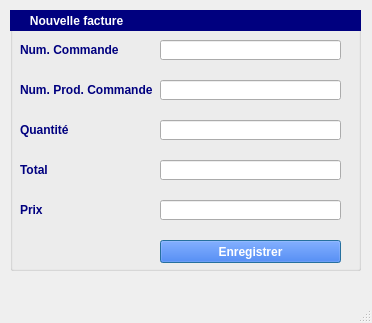
<?xml version="1.0" encoding="UTF-8"?>
<ui version="4.0">
 <class>creerfacturewindow</class>
 <widget class="QMainWindow" name="creerfacturewindow">
  <property name="geometry">
   <rect>
    <x>0</x>
    <y>0</y>
    <width>372</width>
    <height>323</height>
   </rect>
  </property>
  <property name="windowTitle">
   <string>MainWindow</string>
  </property>
  <widget class="QWidget" name="centralwidget">
   <widget class="QGroupBox" name="groupBox">
    <property name="geometry">
     <rect>
      <x>10</x>
      <y>10</y>
      <width>351</width>
      <height>261</height>
     </rect>
    </property>
    <property name="styleSheet">
     <string notr="true"/>
    </property>
    <property name="title">
     <string/>
    </property>
    <widget class="QPushButton" name="bouton_enregistrer">
     <property name="geometry">
      <rect>
       <x>150</x>
       <y>230</y>
       <width>181</width>
       <height>23</height>
      </rect>
     </property>
     <property name="cursor">
      <cursorShape>PointingHandCursor</cursorShape>
     </property>
     <property name="autoFillBackground">
      <bool>false</bool>
     </property>
     <property name="styleSheet">
      <string notr="true">background-color: rgb(0, 85, 255);
font-weight:bold;
color:white;</string>
     </property>
     <property name="text">
      <string>Enregistrer</string>
     </property>
     <property name="default">
      <bool>true</bool>
     </property>
     <property name="flat">
      <bool>false</bool>
     </property>
    </widget>
    <widget class="QLabel" name="label_3">
     <property name="geometry">
      <rect>
       <x>0</x>
       <y>0</y>
       <width>381</width>
       <height>21</height>
      </rect>
     </property>
     <property name="font">
      <font>
       <pointsize>9</pointsize>
       <weight>75</weight>
       <bold>true</bold>
       <underline>false</underline>
      </font>
     </property>
     <property name="styleSheet">
      <string notr="true">background-color:rgb(0,0,127);
color:white;
font-weight:bold;
border-style:solid;
border-color:yellow;</string>
     </property>
     <property name="text">
      <string>      Nouvelle facture</string>
     </property>
     <property name="textFormat">
      <enum>Qt::PlainText</enum>
     </property>
    </widget>
    <widget class="QLabel" name="label_5">
     <property name="geometry">
      <rect>
       <x>10</x>
       <y>110</y>
       <width>71</width>
       <height>20</height>
      </rect>
     </property>
     <property name="font">
      <font>
       <weight>75</weight>
       <bold>true</bold>
      </font>
     </property>
     <property name="styleSheet">
      <string notr="true">color:rgb(0,0,127);
font-weight:bold;</string>
     </property>
     <property name="text">
      <string>Quantité</string>
     </property>
    </widget>
    <widget class="QLineEdit" name="txt_quantite">
     <property name="geometry">
      <rect>
       <x>150</x>
       <y>110</y>
       <width>181</width>
       <height>20</height>
      </rect>
     </property>
    </widget>
    <widget class="QLabel" name="label_6">
     <property name="geometry">
      <rect>
       <x>10</x>
       <y>30</y>
       <width>111</width>
       <height>20</height>
      </rect>
     </property>
     <property name="font">
      <font>
       <weight>75</weight>
       <bold>true</bold>
      </font>
     </property>
     <property name="styleSheet">
      <string notr="true">color:rgb(0,0,127);
font-weight:bold;</string>
     </property>
     <property name="text">
      <string>Num. Commande</string>
     </property>
    </widget>
    <widget class="QLineEdit" name="txt_num_cmd">
     <property name="geometry">
      <rect>
       <x>150</x>
       <y>30</y>
       <width>181</width>
       <height>20</height>
      </rect>
     </property>
    </widget>
    <widget class="QLabel" name="label_7">
     <property name="geometry">
      <rect>
       <x>10</x>
       <y>70</y>
       <width>151</width>
       <height>20</height>
      </rect>
     </property>
     <property name="font">
      <font>
       <weight>75</weight>
       <bold>true</bold>
      </font>
     </property>
     <property name="styleSheet">
      <string notr="true">color:rgb(0,0,127);
font-weight:bold;</string>
     </property>
     <property name="text">
      <string>Num. Prod. Commande</string>
     </property>
    </widget>
    <widget class="QLineEdit" name="txt_num_prod_cmd">
     <property name="geometry">
      <rect>
       <x>150</x>
       <y>70</y>
       <width>181</width>
       <height>20</height>
      </rect>
     </property>
    </widget>
    <widget class="QLabel" name="label_8">
     <property name="geometry">
      <rect>
       <x>10</x>
       <y>150</y>
       <width>71</width>
       <height>20</height>
      </rect>
     </property>
     <property name="font">
      <font>
       <weight>75</weight>
       <bold>true</bold>
      </font>
     </property>
     <property name="styleSheet">
      <string notr="true">color:rgb(0,0,127);
font-weight:bold;</string>
     </property>
     <property name="text">
      <string>Total</string>
     </property>
    </widget>
    <widget class="QLineEdit" name="txt_total">
     <property name="geometry">
      <rect>
       <x>150</x>
       <y>150</y>
       <width>181</width>
       <height>20</height>
      </rect>
     </property>
    </widget>
    <widget class="QLabel" name="label_9">
     <property name="geometry">
      <rect>
       <x>10</x>
       <y>190</y>
       <width>71</width>
       <height>20</height>
      </rect>
     </property>
     <property name="font">
      <font>
       <weight>75</weight>
       <bold>true</bold>
      </font>
     </property>
     <property name="styleSheet">
      <string notr="true">color:rgb(0,0,127);
font-weight:bold;</string>
     </property>
     <property name="text">
      <string>Prix</string>
     </property>
    </widget>
    <widget class="QLineEdit" name="txt_prix">
     <property name="geometry">
      <rect>
       <x>150</x>
       <y>190</y>
       <width>181</width>
       <height>20</height>
      </rect>
     </property>
    </widget>
   </widget>
  </widget>
  <widget class="QMenuBar" name="menubar">
   <property name="geometry">
    <rect>
     <x>0</x>
     <y>0</y>
     <width>372</width>
     <height>21</height>
    </rect>
   </property>
  </widget>
  <widget class="QStatusBar" name="statusbar"/>
 </widget>
 <resources/>
 <connections/>
</ui>
